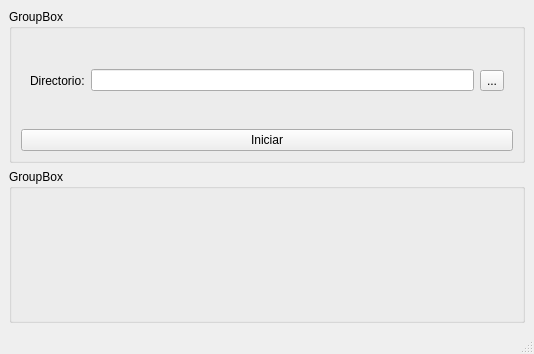
<?xml version="1.0" encoding="UTF-8"?>
<ui version="4.0">
 <class>MainWindow</class>
 <widget class="QMainWindow" name="MainWindow">
  <property name="geometry">
   <rect>
    <x>0</x>
    <y>0</y>
    <width>534</width>
    <height>354</height>
   </rect>
  </property>
  <property name="windowTitle">
   <string>MainWindow</string>
  </property>
  <widget class="QWidget" name="centralwidget">
   <layout class="QVBoxLayout" name="verticalLayout">
    <item>
     <widget class="QGroupBox" name="groupBox">
      <property name="title">
       <string>GroupBox</string>
      </property>
      <layout class="QVBoxLayout" name="verticalLayout_2">
       <item>
        <widget class="QWidget" name="widget" native="true">
         <layout class="QHBoxLayout" name="horizontalLayout">
          <item>
           <widget class="QLabel" name="label">
            <property name="text">
             <string>Directorio:</string>
            </property>
           </widget>
          </item>
          <item>
           <widget class="QLineEdit" name="lineEdit"/>
          </item>
          <item>
           <widget class="QToolButton" name="toolButton">
            <property name="text">
             <string>...</string>
            </property>
           </widget>
          </item>
         </layout>
        </widget>
       </item>
       <item>
        <widget class="QPushButton" name="pushButton">
         <property name="text">
          <string>Iniciar</string>
         </property>
        </widget>
       </item>
      </layout>
     </widget>
    </item>
    <item>
     <widget class="QGroupBox" name="groupBox_2">
      <property name="title">
       <string>GroupBox</string>
      </property>
     </widget>
    </item>
   </layout>
  </widget>
  <widget class="QStatusBar" name="statusbar"/>
  <action name="actionAbrir">
   <property name="text">
    <string>Abrir</string>
   </property>
  </action>
 </widget>
 <resources/>
 <connections/>
</ui>
